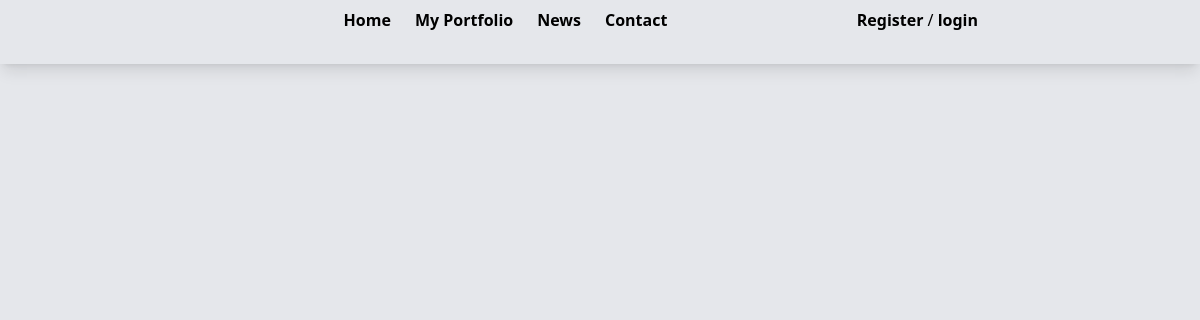
The page /tag/javascript on the database as committed earlier.
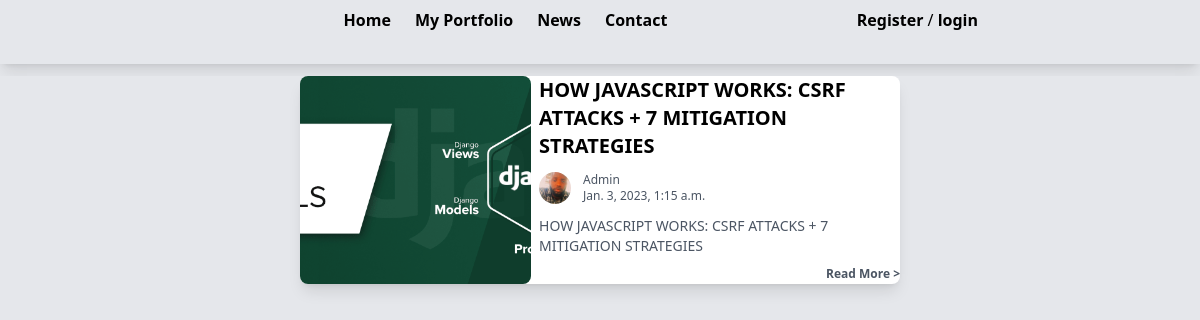
The same page on the database as committed later.
### blog/models.py (models this page shows, shortened)
class Post(models.Model):
    title=models.CharField(max_length=200)
    body=tinymce_models.HTMLField()
    author=models.ForeignKey(settings.AUTH_USER_MODEL, on_delete=models.CASCADE,null=True,db_constraint=False)
    slug=models.SlugField(max_length= 200,unique=True)
    updated=models.DateTimeField(auto_now=True)
    images=models.ImageField(upload_to='upload')
    author_profile=models.ForeignKey(UserProfile,on_delete=models.CASCADE,null=True ,db_constraint=False)
    likes=models.ManyToManyField(settings.AUTH_USER_MODEL,related_name="like",default=None ,blank=True)
    like_count=models.BigIntegerField(default="0")
    date_published=models.DateTimeField(default=timezone.now)
    tag=TaggableManager()
    class Meta:
        ordering=["-date_published"]
        indexes=[
            models.Index(fields=['-date_published','slug'])
        ]

### CustomProfile/models.py (models this page shows, shortened)
class UserProfile(models.Model):
    users=models.OneToOneField(settings.AUTH_USER_MODEL, on_delete=models.CASCADE, db_constraint=False,primary_key=True)
    image=models.ImageField(upload_to='upload',default="upload/user.png")
    bio=models.TextField(blank=True)
    date_register=models.DateField(default=timezone.now)
    class Meta:
        ordering=["-date_register"]

### customusers/models.py (models this page shows)
class Users(AbstractUser):
    pass

### blog/views.py (the view)
# urls.py: path("tag/<slug:tag_slug>",TagPostList.as_view(),name="tag"),
class TagPostList(UserProfileViewMixin,ListView):
    model=Post
    template_name='tag_post.html'
    context_object_name='Posts'
    def get_queryset(self):
        return super().get_queryset()\
            .select_related('author','author_profile')\
            .filter(Q(slug__icontains=self.kwargs['tag_slug'])\
             |Q(slug__istartswith=self.kwargs['tag_slug']))

### blog/mixin.py (called while the page is built)
    def get_context_data(self, **kwargs):
        if self.request.user.is_authenticated:
            context=super().get_context_data(**kwargs)
            context["userprofile"]=UserProfile.objects.filter(users=self.request.user).first()
            return context
        else:
            return super().get_context_data(**kwargs)

### templates/tag_post.html
{% load static %}
{% include 'home.html' %}

### templates/home.html
{% extends "base.html" %}
{% load static %}
{% block content %}
<div class="wrapper bg-gray-200">
    {% for post in Posts %}
    <div class="flex justify-center item-center">
        <div class="w-1/2 bg-white flex justify-start item-start gap-2 shadow-lg shadow-red mb-2 rounded-lg">
            <div class="h-52 w-64">
                <img src="{{ post.images.url }}" alt="" class="h-52 w-64 object-cover rounded-lg">
            </div>
            <div class="relative w-2/3">
                <h1 class="text-black text-left font-bold text-xl break-words">{{post.title|upper}}</h1>
                <div class="flex justify-start item-center gap-3 mt-3 mb-3 ">
                    <div>
                        <img src="{{ post.author_profile.image.url }}" alt="" class="object-cover w-8 h-8 rounded-full">
                    </div>
                    <div class="flex flex-col justify-around item-center">
                        <p class="text-xs text-gray-600"> {{post.author | title}}</p>
                        <p class="text-xs text-gray-600">{{post.date_published}}</p>
                    </div>
                </div>
                <h1 class="text-gray-600 text-left font-900 text-sm">{{post.title|upper}}</h1>
                <div class="absolute bottom-0 right-0 ">
                    <a class="text-xs font-400 text-gray-600 hover:text-green-600 cursor-pointer font-bold"
                        href="{% url 'details' post.slug %}">Read More <span> > </span></a>
                </div>
            </div>
        </div>
    </div>
    {% endfor %}
</div>
{% endblock content %}

Rows that differ between the two databases and show on the page:
added Post: images (picture), title "HOW JAVASCRIPT WORKS: CSRF ATTACKS + 7 MITIGATION STRATEGIES", author_profile.image (picture), author "Admin", date_published "Jan. 3, 2023, 1:15 a.m."
